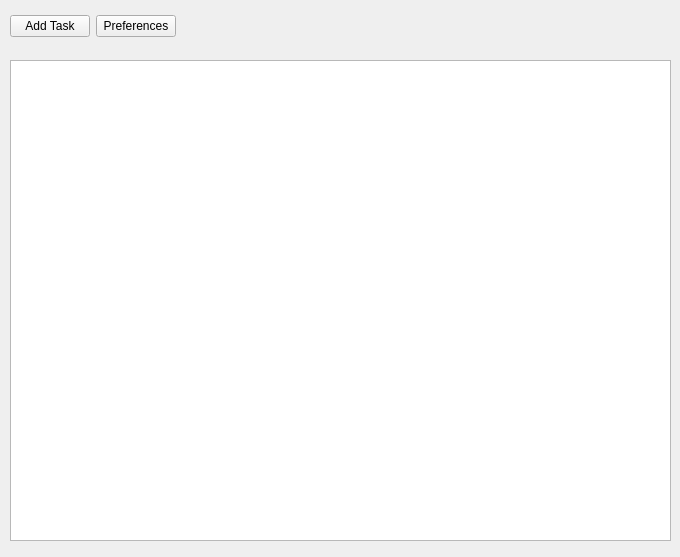
<?xml version="1.0" encoding="UTF-8"?>
<ui version="4.0">
 <class>MainWindow</class>
 <widget class="QMainWindow" name="MainWindow">
  <property name="geometry">
   <rect>
    <x>0</x>
    <y>0</y>
    <width>680</width>
    <height>557</height>
   </rect>
  </property>
  <property name="windowTitle">
   <string>MainWindow</string>
  </property>
  <widget class="QWidget" name="centralwidget">
   <widget class="QWidget" name="horizontalLayoutWidget">
    <property name="geometry">
     <rect>
      <x>10</x>
      <y>10</y>
      <width>651</width>
      <height>32</height>
     </rect>
    </property>
    <layout class="QHBoxLayout" name="horizontalLayout">
     <item>
      <widget class="QPushButton" name="addTaskBtn">
       <property name="text">
        <string>Add Task</string>
       </property>
      </widget>
     </item>
     <item>
      <widget class="QPushButton" name="preferencesBtn">
       <property name="text">
        <string>Preferences</string>
       </property>
      </widget>
     </item>
     <item>
      <spacer name="horizontalSpacer">
       <property name="orientation">
        <enum>Qt::Horizontal</enum>
       </property>
       <property name="sizeHint" stdset="0">
        <size>
         <width>40</width>
         <height>20</height>
        </size>
       </property>
      </spacer>
     </item>
    </layout>
   </widget>
   <widget class="QTableView" name="tableView">
    <property name="geometry">
     <rect>
      <x>10</x>
      <y>60</y>
      <width>661</width>
      <height>481</height>
     </rect>
    </property>
   </widget>
  </widget>
 </widget>
 <resources/>
 <connections/>
</ui>
